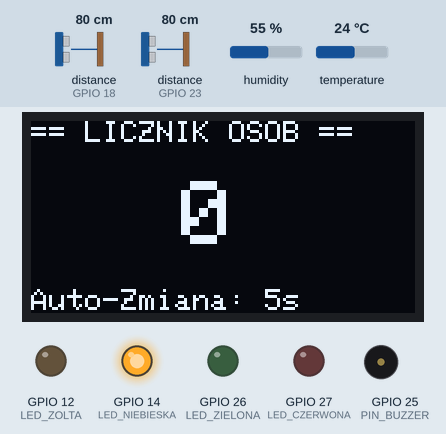
A sketch run on a simulated ESP32. Parts: 128×64 one-colour display, output pins drawn as LEDs (lit = HIGH), buzzer (waves = sounding). Wiring (inferred from the names in the program): 2 × ultrasonic range finder: trigger GPIO 5, echo GPIO 18 / trigger GPIO 19, echo GPIO 23. Dashed ring = blinking. Inputs (shaded band) come from the test bench; at power-on: distance to the obstacle (sensors on GPIO 18, GPIO 23) 80 cm, humidity 55 %, temperature 24 °C. The echo pulse lasts 58.3 µs per cm; WiFi joins after 1.5 s; servers stay silent unless stated; pins used as bus, display or sensor lines are not drawn; what the sketch prints to the serial monitor is not drawn.

Above: at 2.6 s.
At 5.6 s:
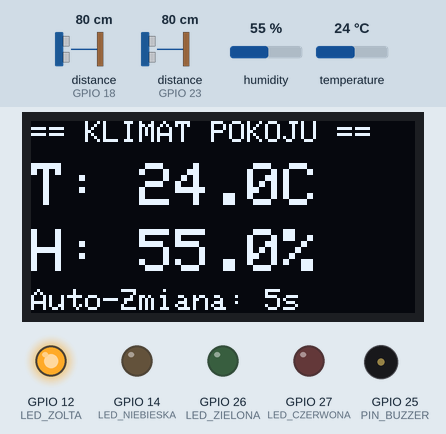
5.7 s: distance to the obstacle (sensor on GPIO 18) set to 43 cm
11.5 s: distance to the obstacle (sensor on GPIO 18) set to 37 cm
At 12.4 s:
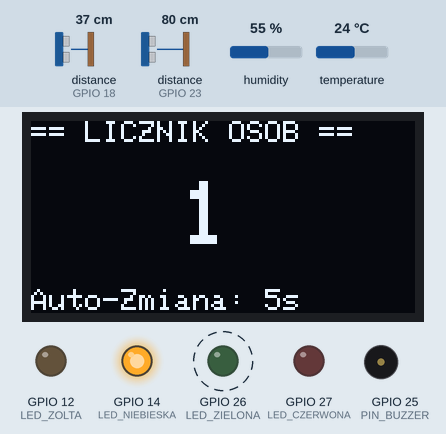
16.5 s: distance to the obstacle (sensor on GPIO 23) set to 44 cm
18.0 s: distance to the obstacle (sensor on GPIO 23) set to 36 cm
At 18.66 s:
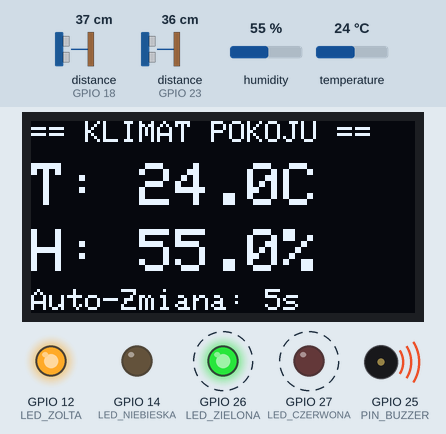
23.0 s: humidity set to 22 %
At 27.5 s:
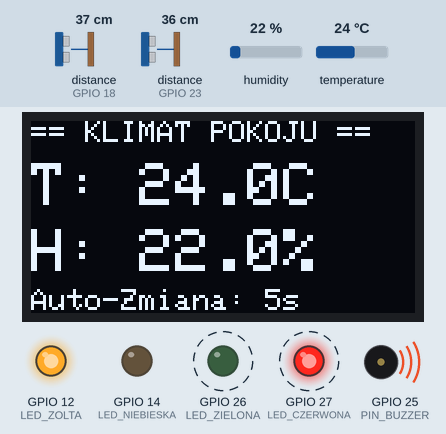
28.5 s: temperature set to 12 °C
At 35.16 s:
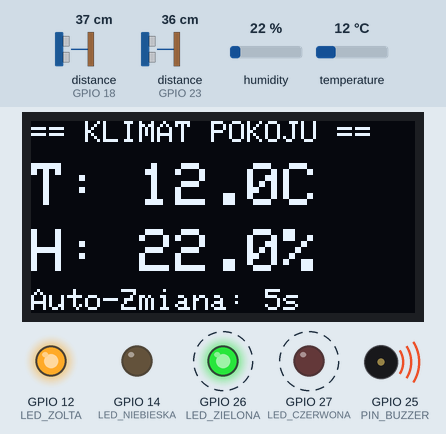
Timing chart, 0 to 37.5 s (numbered marks = the images above; inputs shaded):
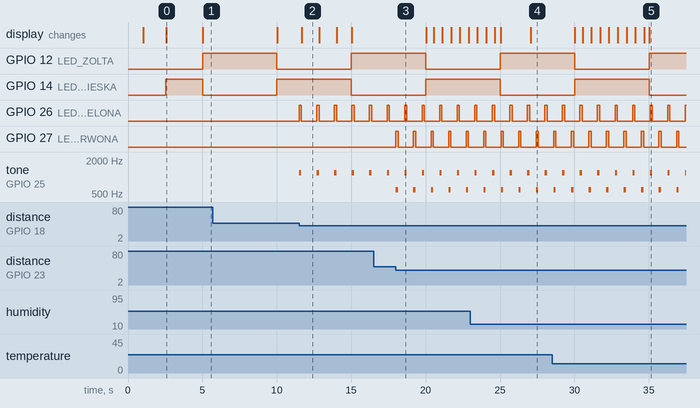

The sketch:

Licznik_os_b.ino
```cpp
#include <Wire.h>
#include <Adafruit_GFX.h>
#include <Adafruit_SSD1306.h>
#include <DHT.h>
#include <WiFi.h>
#include <WebServer.h>

const char* ssid     = "";
const char* password = "";

#define TRIG1 5
#define ECHO1 18
#define TRIG2 19
#define ECHO2 23
#define PIN_DHT 4
#define PIN_BUZZER 25
#define PIN_PRZYCISK 13
#define LED_ZIELONA   26
#define LED_CZERWONA  27
#define LED_NIEBIESKA 14
#define LED_ZOLTA     12

Adafruit_SSD1306 ekran(128, 64, &Wire, -1);
DHT dht(PIN_DHT, DHT11);
WebServer serwer(80);

int   licznikOsob  = 0;
int   tryb         = 1;
float temperatura  = 0.0;
float wilgotnosc   = 0.0;

const int PROG_ODLEGLOSCI = 40;

long zmierzOdleglosc(int trig, int echo) {
  digitalWrite(trig, LOW);
  delayMicroseconds(2);
  digitalWrite(trig, HIGH);
  delayMicroseconds(10);
  digitalWrite(trig, LOW);
  long czas = pulseIn(echo, HIGH, 20000);
  if (czas == 0) return 999;
  return czas * 0.034 / 2;
}

void aktualizujDiodyTrybu() {
  digitalWrite(LED_NIEBIESKA, tryb == 1 ? HIGH : LOW);
  digitalWrite(LED_ZOLTA,     tryb == 2 ? HIGH : LOW);
}

void rysujEkran() {
  ekran.clearDisplay();
  ekran.setTextColor(SSD1306_WHITE);
  if (tryb == 1) {
    ekran.setTextSize(1);
    ekran.setCursor(0, 0);
    ekran.println("== LICZNIK OSOB ==");
    ekran.setTextSize(3);
    ekran.setCursor(50, 20);
    ekran.println(licznikOsob);
    ekran.setTextSize(1);
    ekran.setCursor(0, 56);
    ekran.println("Auto-Zmiana: 5s");
  } else {
    ekran.setTextSize(1);
    ekran.setCursor(0, 0);
    ekran.println("== KLIMAT POKOJU ==");
    ekran.setTextSize(2);
    ekran.setCursor(0, 14);
    ekran.print("T: "); ekran.print(temperatura, 1); ekran.println("C");
    ekran.setCursor(0, 36);
    ekran.print("H: "); ekran.print(wilgotnosc, 1);  ekran.println("%");
    ekran.setTextSize(1);
    ekran.setCursor(0, 56);
    ekran.println("Auto-Zmiana: 5s");
  }
  ekran.display();
}

String generujStrone() {
  String s = "<!DOCTYPE html><html><head><meta charset='UTF-8'>";
  s += "<meta http-equiv='refresh' content='5'>";
  s += "<meta name='viewport' content='width=device-width, initial-scale=1'>";
  s += "<title>ESP32 Monitor</title>";
  s += "<style>";
  s += "* { margin: 0; padding: 0; box-sizing: border-box; }";
  s += "body { background: #0f172a; font-family: Arial, sans-serif; min-height: 100vh; display: flex; flex-direction: column; align-items: center; justify-content: center; padding: 2rem; }";
  s += ".label { color: #94a3b8; font-size: 13px; letter-spacing: 2px; text-transform: uppercase; margin-bottom: 0.5rem; }";
  s += "h1 { color: #f1f5f9; font-size: 22px; font-weight: 600; margin-bottom: 1.5rem; }";
  s += ".grid { display: grid; grid-template-columns: repeat(3, 1fr); gap: 16px; width: 100%; max-width: 500px; }";
  s += ".card { background: #1e293b; border: 1px solid #334155; border-radius: 12px; padding: 1.25rem; text-align: center; }";
  s += ".card-label { color: #64748b; font-size: 12px; letter-spacing: 1px; text-transform: uppercase; margin-bottom: 8px; }";
  s += ".card-value { font-size: 2rem; font-weight: 700; }";
  s += ".card-unit { font-size: 13px; color: #64748b; margin-top: 4px; }";
  s += ".status { color: #22c55e; font-size: 12px; margin-top: 1.5rem; display: flex; align-items: center; gap: 6px; }";
  s += ".dot { width: 8px; height: 8px; background: #22c55e; border-radius: 50%; animation: pulse 2s infinite; }";
  s += "@keyframes pulse { 0%,100%{opacity:1} 50%{opacity:0.4} }";
  s += "</style></head><body>";
  s += "<p class='label'>ESP32 Monitor</p>";
  s += "<h1>Panel sterowania</h1>";
  s += "<div class='grid'>";
  s += "<div class='card'><div class='card-label'>Osoby</div><div class='card-value' style='color:#60a5fa;'>" + String(licznikOsob) + "</div><div class='card-unit'>obecnych</div></div>";
  s += "<div class='card'><div class='card-label'>Temp.</div><div class='card-value' style='color:#f97316;'>" + String(temperatura, 1) + "</div><div class='card-unit'>&deg;C</div></div>";
  s += "<div class='card'><div class='card-label'>Wilg.</div><div class='card-value' style='color:#34d399;'>" + String(wilgotnosc, 1) + "</div><div class='card-unit'>%</div></div>";
  s += "</div>";
  s += "<div class='status'><div class='dot'></div> Odswiezanie co 5 sekund</div>";
  s += "</body></html>";
  return s;
}

void setup() {
  delay(1000);
  Serial.begin(115200);
  pinMode(TRIG1, OUTPUT); pinMode(ECHO1, INPUT);
  pinMode(TRIG2, OUTPUT); pinMode(ECHO2, INPUT);
  pinMode(LED_ZIELONA, OUTPUT); pinMode(LED_CZERWONA, OUTPUT);
  pinMode(LED_NIEBIESKA, OUTPUT); pinMode(LED_ZOLTA, OUTPUT);

  if (!ekran.begin(SSD1306_SWITCHCAPVCC, 0x3C)) {
    Serial.println("OLED nie znaleziony!");
    while (true);
  }

  dht.begin();

  WiFi.begin(ssid, password);
  while (WiFi.status() != WL_CONNECTED) { delay(100); }
  Serial.println("Polaczono z WiFi!");
  Serial.print("Adres IP: ");
  Serial.println(WiFi.localIP());

  serwer.on("/", []() { serwer.send(200, "text/html", generujStrone()); });
  serwer.begin();

  aktualizujDiodyTrybu();
  rysujEkran();
}

void loop() {
  serwer.handleClient();

  // --- AUTOMATYCZNA ROTACJA EKRANU CO 5 SEKUND ---
  static unsigned long ostatniOled = 0;
  if (millis() - ostatniOled >= 5000) {
    ostatniOled = millis();
    tryb = (tryb == 1) ? 2 : 1;
    aktualizujDiodyTrybu();
    rysujEkran();
  }

  // --- CZUJNIK 1: WEJŚCIE ---
  static unsigned long blokada1 = 0;
  if (millis() - blokada1 >= 1000) {
    long d1 = zmierzOdleglosc(TRIG1, ECHO1);
    if (d1 > 2 && d1 < PROG_ODLEGLOSCI) {
      licznikOsob++;
      digitalWrite(LED_ZIELONA, HIGH);
      tone(PIN_BUZZER, 1200, 150);
      delay(150);
      digitalWrite(LED_ZIELONA, LOW);
      rysujEkran();
      Serial.print("Wykryto WEJSCIE. Aktualny stan: ");
      Serial.println(licznikOsob);
      blokada1 = millis();
    }
  }

  // --- CZUJNIK 2: WYJŚCIE ---
  static unsigned long blokada2 = 0;
  if (millis() - blokada2 >= 1000) {
    long d2 = zmierzOdleglosc(TRIG2, ECHO2);
    if (d2 > 2 && d2 < PROG_ODLEGLOSCI) {
      if (licznikOsob > 0) licznikOsob--;
      digitalWrite(LED_CZERWONA, HIGH);
      tone(PIN_BUZZER, 600, 150);
      delay(150);
      digitalWrite(LED_CZERWONA, LOW);
      rysujEkran();
      Serial.print("Wykryto WYJSCIE. Aktualny stan: ");
      Serial.println(licznikOsob);
      blokada2 = millis();
    }
  }

  // --- ODCZYT DHT11 CO 2 SEKUNDY ---
  static unsigned long ostatniDHT = 0;
  if (millis() - ostatniDHT >= 2000) {
    ostatniDHT = millis();
    float t = dht.readTemperature();
    float h = dht.readHumidity();
    if (!isnan(t) && !isnan(h)) {
      temperatura = t;
      wilgotnosc  = h;
    }
    if (tryb == 2) rysujEkran();
  }
}
```

Measured:
- the behaviour switches between 41 and 40 cm on distance to the obstacle (sensor on GPIO 18) (found by bisection; images 1 and 2)
- the behaviour switches between 41 and 40 cm on distance to the obstacle (sensor on GPIO 23) (found by bisection; images 2 and 3)
- after the input at 11.5 s, GPIO 26 (LED_ZIELONA): alternates HIGH for 0.15 s and LOW for 1.0 s, starting at once; tone on GPIO 25 (PIN_BUZZER): alternates 1200 Hz for 0.15 s and silent for 1.0 s, starting at once; the display: changes after 0.18 s (image 2)
- after the input at 18.0 s, GPIO 27 (LED_CZERWONA): alternates HIGH for 0.15 s and LOW for 1.0 s, starting at once
- what the display in image 0 shows lasts 2.4 s, from 2.6 s to 5.0 s
- what the display in image 2 shows lasts 1.2 s, from 11.7 s to 12.9 s
